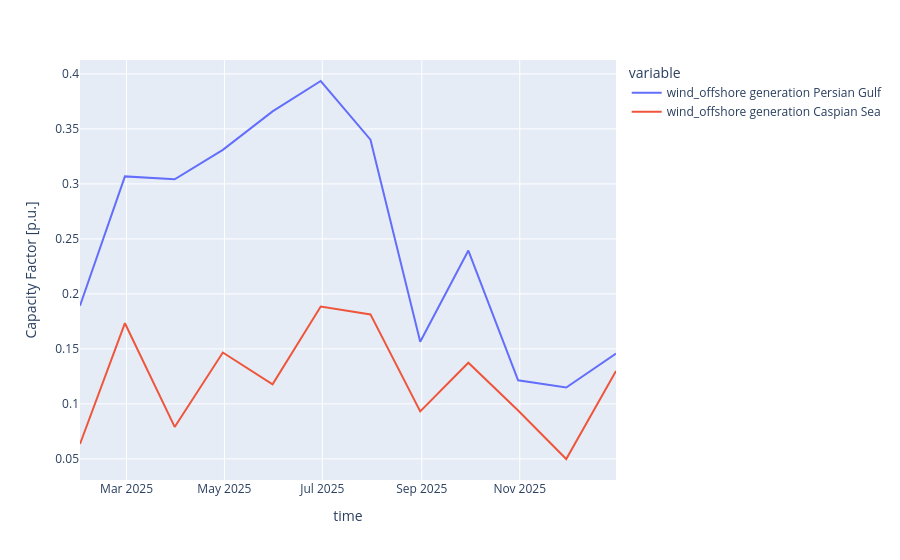

The cell this chart's notebook holds for it:
### Markdown cell above
## RE Time Series

### Code cell
# reading the RE generation potential data (reults of land eligibility analysis)
onwind_ts = pd.read_csv("data/wind_on_capacity_per_region_timeseries.csv", index_col=0, parse_dates=True)
offwind_ts = pd.read_csv("data/wind_off_capacity_per_region_timeseries.csv", index_col=0, parse_dates=True)
pv_ts = pd.read_csv("data/pv_capacity_per_region_timeseries.csv", index_col=0, parse_dates=True)

def make_potential_and_cf(gen_mw_df):
    p_nom_max = gen_mw_df.max(axis=0).clip(lower=0.0)                # MW
    p_max_pu  = gen_mw_df.divide(p_nom_max.replace(0.0, np.nan), axis=1).fillna(0.0)
    p_max_pu  = p_max_pu.clip(0.0, 1.0)                               # 0..1
    return p_nom_max, p_max_pu

pv_p_nom_max, pv_cf = make_potential_and_cf(pv_ts)
on_p_nom_max, on_cf = make_potential_and_cf(onwind_ts)
off_p_nom_max, off_cf = make_potential_and_cf(offwind_ts)

off_cf.resample("M").mean().plot(labels=dict(value="Capacity Factor [p.u.]"))

### Figure 1 — Plotly figure (JSON) as saved in the notebook; plotly's stock layout.template omitted (floating-point values rounded to 4 significant figures)
{"data": [{"hovertemplate": "variable=wind_offshore generation Persian Gulf<br>time=%{x}<br>Capacity Factor [p.u.]=%{y}<extra></extra>", "legendgroup": "wind_offshore generation Persian Gulf", "line": {"color": "#636efa", "dash": "solid"}, "marker": {"symbol": "circle"}, "mode": "lines", "name": "wind_offshore generation Persian Gulf", "orientation": "v", "showlegend": true, "type": "scatter", "x": ["2025-01-31T00:00:00.000000000", "2025-02-28T00:00:00.000000000", "2025-03-31T00:00:00.000000000", "2025-04-30T00:00:00.000000000", "2025-05-31T00:00:00.000000000", "2025-06-30T00:00:00.000000000", "2025-07-31T00:00:00.000000000", "2025-08-31T00:00:00.000000000", "2025-09-30T00:00:00.000000000", "2025-10-31T00:00:00.000000000", "2025-11-30T00:00:00.000000000", "2025-12-31T00:00:00.000000000"], "xaxis": "x", "y": [0.1893, 0.3068, 0.3042, 0.3309, 0.3659, 0.3936, 0.3402, 0.1565, 0.2395, 0.1214, 0.1149, 0.1457], "yaxis": "y"}, {"hovertemplate": "variable=wind_offshore generation Caspian Sea<br>time=%{x}<br>Capacity Factor [p.u.]=%{y}<extra></extra>", "legendgroup": "wind_offshore generation Caspian Sea", "line": {"color": "#EF553B", "dash": "solid"}, "marker": {"symbol": "circle"}, "mode": "lines", "name": "wind_offshore generation Caspian Sea", "orientation": "v", "showlegend": true, "type": "scatter", "x": ["2025-01-31T00:00:00.000000000", "2025-02-28T00:00:00.000000000", "2025-03-31T00:00:00.000000000", "2025-04-30T00:00:00.000000000", "2025-05-31T00:00:00.000000000", "2025-06-30T00:00:00.000000000", "2025-07-31T00:00:00.000000000", "2025-08-31T00:00:00.000000000", "2025-09-30T00:00:00.000000000", "2025-10-31T00:00:00.000000000", "2025-11-30T00:00:00.000000000", "2025-12-31T00:00:00.000000000"], "xaxis": "x", "y": [0.06356, 0.1734, 0.0791, 0.1467, 0.1178, 0.1886, 0.1814, 0.09325, 0.1374, 0.09403, 0.04994, 0.13], "yaxis": "y"}], "layout": {"legend": {"title": {"text": "variable"}, "tracegroupgap": 0}, "margin": {"t": 60}, "xaxis": {"anchor": "y", "domain": [0, 1], "title": {"text": "time"}}, "yaxis": {"anchor": "x", "domain": [0, 1], "title": {"text": "Capacity Factor [p.u.]"}}}}
